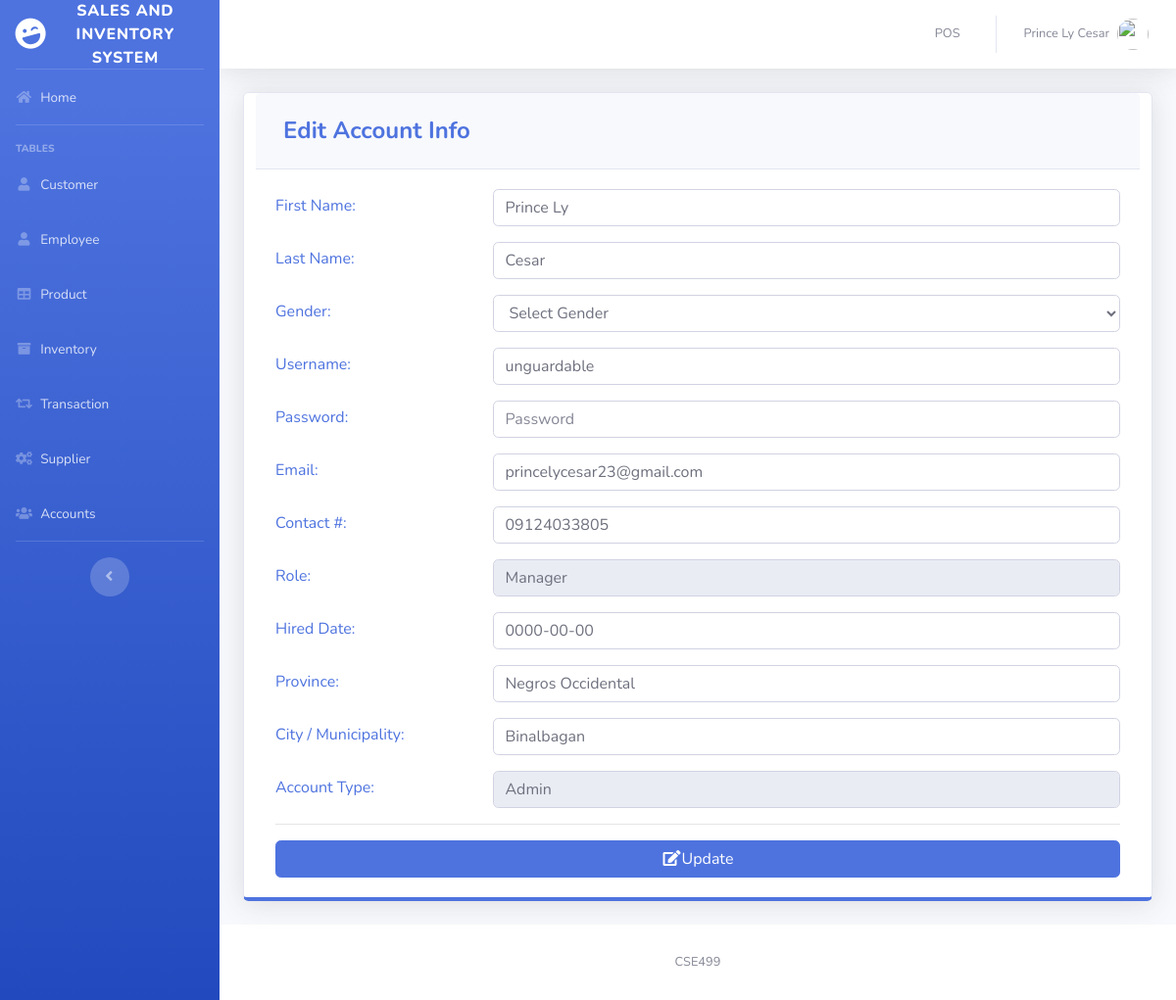
Before: /pages/settings.php (signed in) with the older database file.
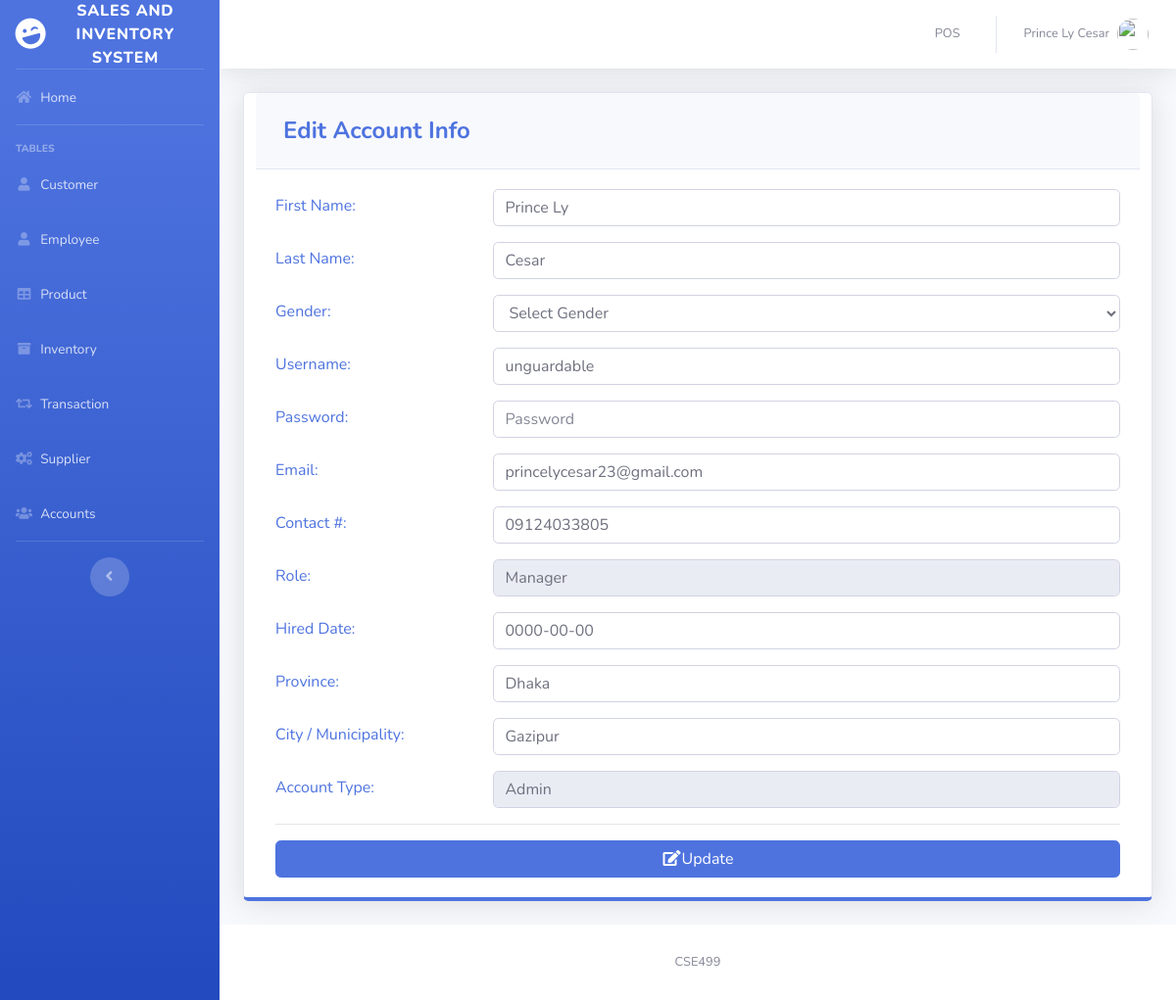
After: the same page with the newer database file.
### tables this page shows
CREATE TABLE `users` (
  `ID` int(11) NOT NULL,
  `EMPLOYEE_ID` int(11) DEFAULT NULL,
  `USERNAME` varchar(50) DEFAULT NULL,
  `PASSWORD` varchar(50) DEFAULT NULL,
  `TYPE_ID` int(11) DEFAULT NULL
);

CREATE TABLE `location` (
  `LOCATION_ID` int(11) NOT NULL,
  `PROVINCE` varchar(100) DEFAULT NULL,
  `CITY` varchar(100) DEFAULT NULL
);

CREATE TABLE `employee` (
  `EMPLOYEE_ID` int(11) NOT NULL,
  `FIRST_NAME` varchar(50) DEFAULT NULL,
  `LAST_NAME` varchar(50) DEFAULT NULL,
  `GENDER` varchar(50) DEFAULT NULL,
  `EMAIL` varchar(100) DEFAULT NULL,
  `PHONE_NUMBER` varchar(11) DEFAULT NULL,
  `JOB_ID` int(11) DEFAULT NULL,
  `HIRED_DATE` varchar(50) NOT NULL,
  `LOCATION_ID` int(11) DEFAULT NULL
);

CREATE TABLE `job` (
  `JOB_ID` int(11) NOT NULL,
  `JOB_TITLE` varchar(50) DEFAULT NULL
);

CREATE TABLE `type` (
  `TYPE_ID` int(11) NOT NULL,
  `TYPE` varchar(50) DEFAULT NULL
);

### pages/settings.php (the view, shortened to what the changed rows need)
<?php
include'../includes/connection.php';
include'../includes/sidebar.php';
?>
<?php
        $query = "SELECT ID, e.FIRST_NAME, e.LAST_NAME, e.GENDER, USERNAME, PASSWORD, e.EMAIL, PHONE_NUMBER, j.JOB_TITLE, e.HIRED_DATE, t.TYPE, l.PROVINCE, l.CITY
                      FROM users u
                      join employee e on u.EMPLOYEE_ID = e.EMPLOYEE_ID
                      join job j on e.JOB_ID=j.JOB_ID
                      join location l on e.LOCATION_ID=l.LOCATION_ID
                      join type t on u.TYPE_ID=t.TYPE_ID
                      WHERE ID =".$_SESSION['MEMBER_ID'];
        $result = mysqli_query($db, $query) or die(mysqli_error($db));
          while($row = mysqli_fetch_array($result))
          {
                $a= $row['FIRST_NAME'];
                $b=$row['LAST_NAME'];
                $d=$row['USERNAME'];
                $f=$row['EMAIL'];
                $g=$row['PHONE_NUMBER'];
                $h=$row['JOB_TITLE'];
                $i=$row['HIRED_DATE'];
                $j=$row['PROVINCE'];
                $k=$row['CITY'];
                $l=$row['TYPE'];
          }
      ?>
        <div class="card shadow mb-4 col-xs-12 col-md-12 border-bottom-primary">
            <div class="card-body">
            <form role="form" method="post" action="settings_edit.php">
              <div class="form-group row text-left text-primary">
                <div class="col-sm-9">
                  <input class="form-control" placeholder="First Name" name="firstname" value="<?php echo $a; ?>" required>
                </div>
              </div>
              <div class="form-group row text-left text-primary">
                <div class="col-sm-9">
                  <input class="form-control" placeholder="Last Name" name="lastname" value="<?php echo $b; ?>" required>
                </div>
              </div>
              <div class="form-group row text-left text-primary">
                <div class="col-sm-9">
                  <input class="form-control" placeholder="Username" name="username" value="<?php echo $d; ?>" required>
                </div>
              </div>
              <div class="form-group row text-left text-primary">
                <div class="col-sm-9">
                  <input class="form-control" placeholder="Email" name="email" value="<?php echo $f; ?>" required>
                </div>
              </div>
              <div class="form-group row text-left text-primary">
                <div class="col-sm-9">
                   <input class="form-control" placeholder="Contact #" name="phone" value="<?php echo $g; ?>" required>
                </div>
              </div>
              <div class="form-group row text-left text-primary">
                <div class="col-sm-9">
                  <input class="form-control" placeholder="Role" name="role" value="<?php echo $h; ?>" readonly>
                </div>
              </div>
              <div class="form-group row text-left text-primary">
                <div class="col-sm-9">
                  <input class="form-control" placeholder="Hired Date" name="hireddate" value="<?php echo $i; ?>" required>
                </div>
              </div>
              <div class="form-group row text-left text-primary">
                <div class="col-sm-9">
                  <input class="form-control" placeholder="Province" name="province" value="<?php echo $j; ?>" required>
                </div>
              </div>
              <div class="form-group row text-left text-primary">
                <div class="col-sm-9">
                  <input class="form-control" placeholder="City / Municipality" name="city" value="<?php echo $k; ?>" required>
                </div>
              </div>
              <div class="form-group row text-left text-primary">
                <div class="col-sm-9">
                  <input class="form-control" placeholder="Account Type" name="type" value="<?php echo $l; ?>" readonly>
                </div>
              </div>
              </form>
            </div>
          </div>
<?php
include'../includes/footer.php';
?>

Changed rows visible on the page:
changed through a linked row, users "unguardable": province "Negros Occidental" → "Dhaka"; city "Binalbagan" → "Gazipur"
